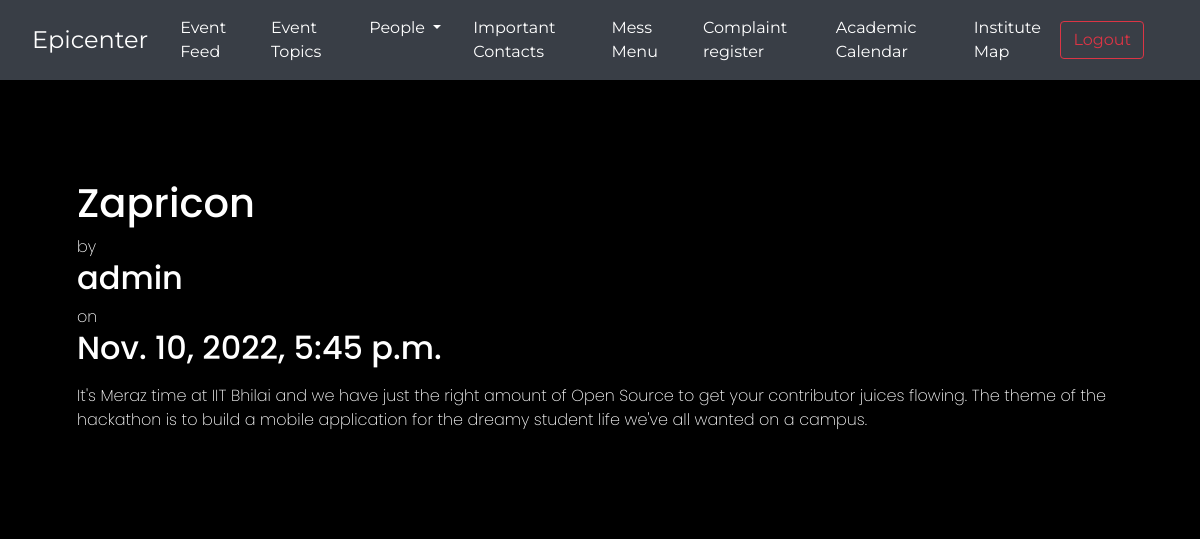
The page /posts/8-zapriconnone/ (signed in) on the database its author committed.
### posts/models.py (models this page shows, shortened)
class Post(models.Model):
    STATUS_CHOICES = (
        ("draft", "Draft"),
        ("published", "Published"),
    )
    title = models.CharField(max_length=250)
    slug = models.SlugField(max_length=250, null=False, unique=True)
    author = models.ForeignKey(User, on_delete=models.CASCADE, related_name="posts")
    body = models.TextField()
    publish = models.DateTimeField(default=timezone.now)
    created = models.DateTimeField(auto_now_add=True)
    updated = models.DateTimeField(auto_now=True)
    status = models.CharField(max_length=10, choices=STATUS_CHOICES, default="draft")
    objects = models.Manager()
    published = PublishedManager()
    drafts = DraftManager()
    topics = TaggableManager()
    class Meta:
        ordering = ("-publish",)

### posts/views.py (the view)
# urls.py: path("<int:pk>-<slug:slug>/", views.post_detail, name="post_detail"),
@login_required
def post_detail(request, pk, slug):
    post = get_object_or_404(Post, pk=pk)
    return render(request, "posts/post_detail.html", {"post": post})

### posts/templatetags/posts_tags.py (called while the page is built)
@register.filter(name='markdown')
def markdown_format(text):
	return mark_safe(markdown.markdown(text))

### templates/posts/post_detail.html (shortened to what this page needs)
{%extends 'base.html'%}
{%load posts_tags%}
{%block content%}
<h1>{{post.title}}</h1>
by <h2> {{post.author}} </h2> on <h2> {{post.publish}} </h2>
<p>
	{{post.body|markdown}}
</p>
{%endblock%}

### static/css/style.css (style rules this page uses)
body { background-color: black; }

### rows shown on the page
Post: title "Zapricon", author "admin", publish "Nov. 10, 2022, 5:45 p.m.", body "It's Meraz time at IIT Bhilai and we have just the right amount of Open Source to get your contributor juices flowing. The theme of the hackathon is to build a mobile application for the dreamy student life we've all wanted on a campus."
